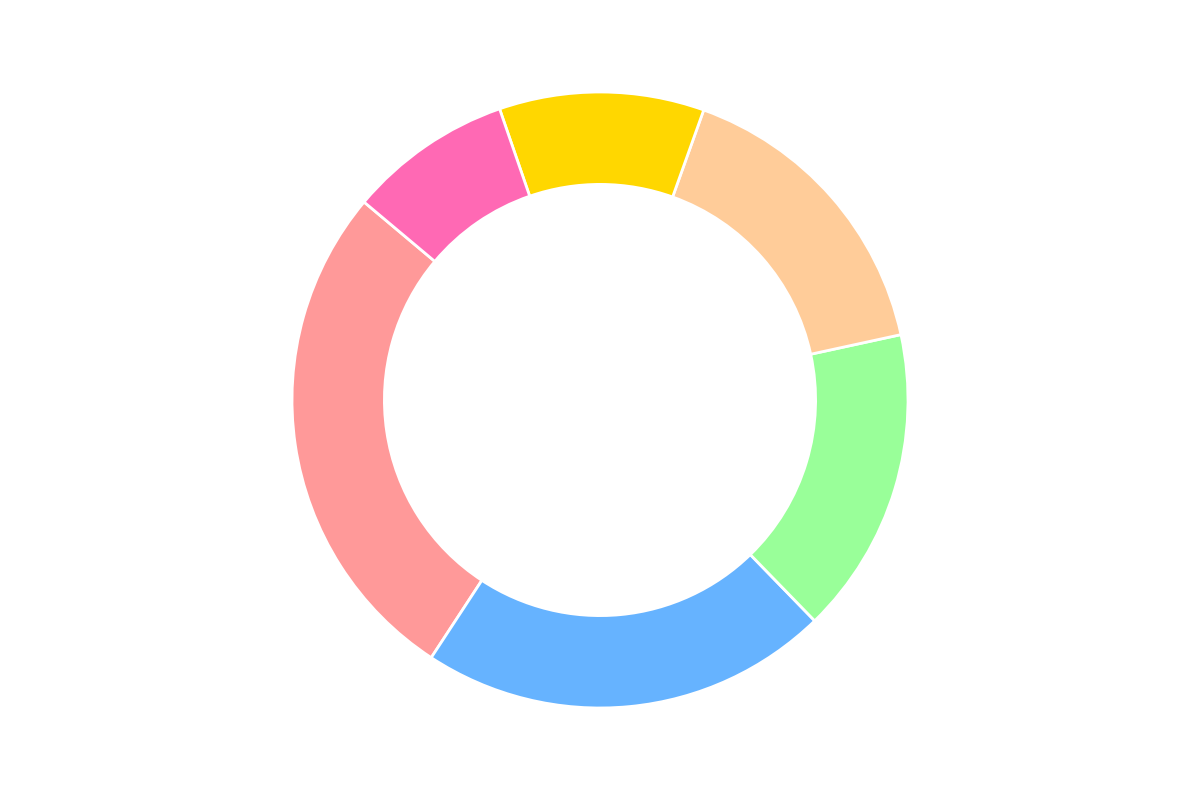

Write the Python code that produced this figure.
import matplotlib.pyplot as plt
import numpy as np

# Data for pie chart with one data group removed
popularity = [25, 20, 15, 15, 10, 8]

# New set of colors to replace the original ones
colors = ['#FF9999', '#66B3FF', '#99FF99', '#FFCC99', '#FFD700', '#FF69B4']

# Create the plot
fig, ax = plt.subplots(figsize=(12, 8))
wedges, texts = ax.pie(
    popularity, 
    labels=None,
    colors=colors, 
    autopct=None,
    startangle=140,
    pctdistance=0.8, 
    wedgeprops=dict(width=0.3, edgecolor='white', linewidth=2)
)

# Draw circle for donut chart
centre_circle = plt.Circle((0, 0), 0.60, fc='white')
fig.gca().add_artist(centre_circle)

# Remove borders by setting axis off
ax.axis('off')

plt.tight_layout()

# Display the plot
plt.show()
